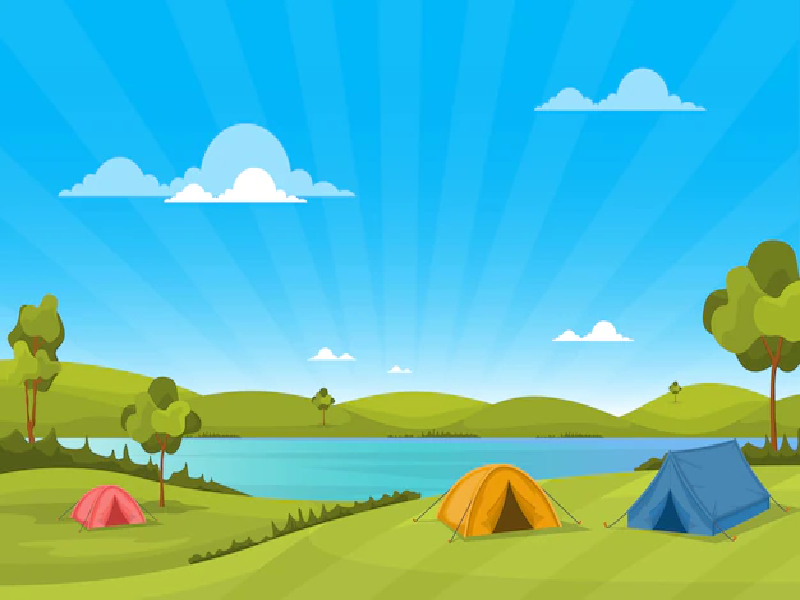
#> input picture gnd.png, 800 x 600 px, given in place of the camera
$ python main_cv.py
#> lines starting #> are read from the running program, lines starting #| are printed output that depends on the picture; after the words box and inside, x2 and y2 are one past the last pixel; in counts of white or black regions, pixels touching at a corner belong together
import cv2
import numpy as np

cam = cv2.VideoCapture(0)


def nothing(yee):
    pass


cv2.namedWindow("Colour picker")
cv2.createTrackbar("A", "Colour picker", 0, 180, nothing)
cv2.createTrackbar("B", "Colour picker", 0, 255, nothing)
cv2.createTrackbar("C", "Colour picker", 120, 255, nothing)
cv2.createTrackbar("D", "Colour picker", 14, 180, nothing)
cv2.createTrackbar("E", "Colour picker", 255, 255, nothing)
cv2.createTrackbar("F", "Colour picker", 172, 255, nothing)

while True:
    _, frame = cam.read()
#> frame is the input picture: shape (600, 800, 3); mean B, G, R 185.5, 188.4, 92.5

    a = cv2.getTrackbarPos("A", "Colour picker")
    b = cv2.getTrackbarPos("B", "Colour picker")
    c = cv2.getTrackbarPos("C", "Colour picker")
    d = cv2.getTrackbarPos("D", "Colour picker")
    e = cv2.getTrackbarPos("E", "Colour picker")
    f = cv2.getTrackbarPos("F", "Colour picker")

    hsv = cv2.cvtColor(frame, cv2.COLOR_BGR2HSV)
#> hsv: shape (600, 800, 3); mean H, S, V 77.7, 187.1, 223.6
    lower_red = np.array([a, b, c])
    upper_red = np.array([d, e, f])

    mask = cv2.inRange(hsv, lower_red, upper_red)
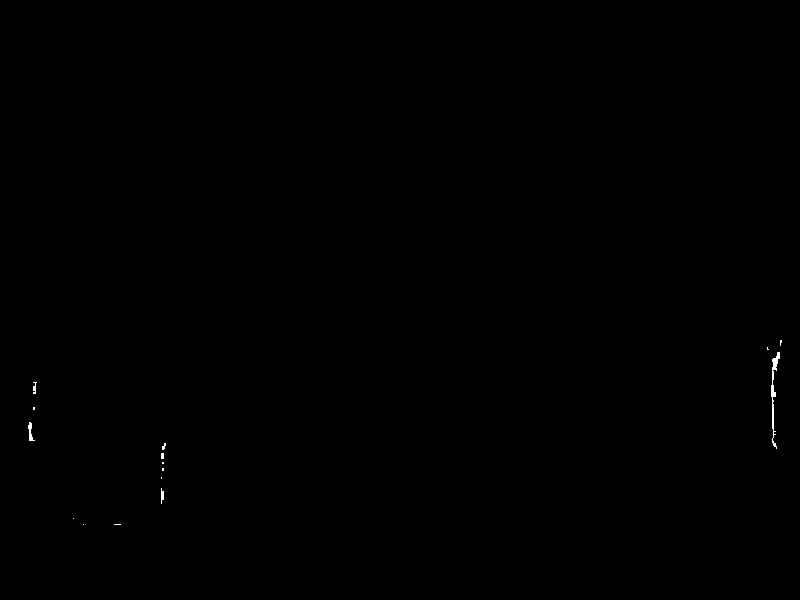
#> mask: shape (600, 800); 0.09% white; 15 white regions (11 under 20 px), largest, box (x1, y1, x2, y2) and area: (771, 352, 780, 449) 245, (28, 422, 35, 441) 61, (161, 488, 164, 504) 34, (33, 382, 37, 394) 29
    kernel = np.ones((5, 5), np.uint8)
    mask = cv2.erode(mask, kernel)
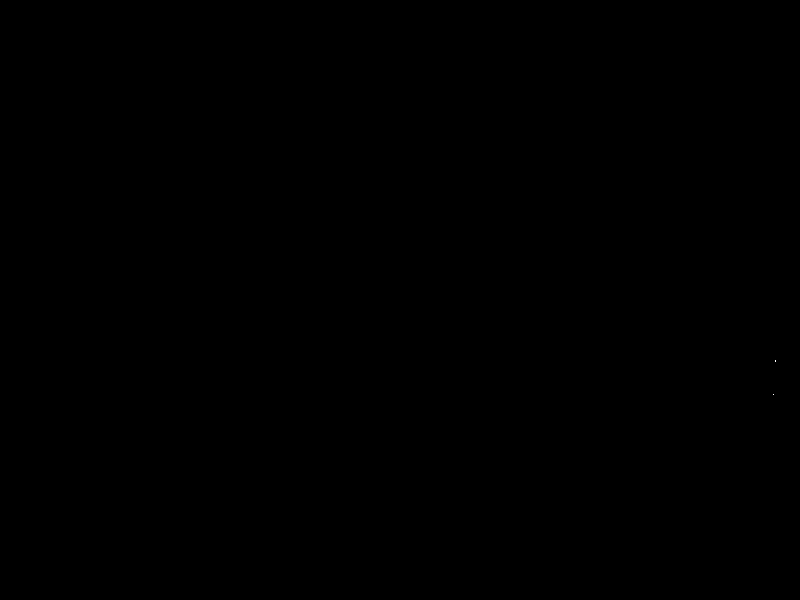
#> mask: shape (600, 800); 0% white in thin lines or dots, all inside (x1, y1, x2, y2) = (773, 360, 776, 395)

    contours, _ = cv2.findContours(mask, cv2.RETR_TREE, cv2.CHAIN_APPROX_SIMPLE)
#> contours = 2 contours, all with area under 20

    for cnt in contours:
        area = cv2.contourArea(cnt)
        approx = cv2.approxPolyDP(cnt, 0.02 * cv2.arcLength(cnt, True), True)

        x = approx.ravel()[0]
        y = approx.ravel()[1]
        if area > 400:
            cv2.drawContours(frame, [cnt], 0, (0, 0, 0), 3)
            if len(approx) == 4:
                move = 'left'
                cv2.putText(frame, "Rectangle", (x, y), cv2.FONT_HERSHEY_PLAIN, 1, 0)
            elif len(approx) == 3:
                move = 'right'
                cv2.putText(frame, "Triangle", (x, y), cv2.FONT_HERSHEY_PLAIN, 1, 0)
#> this loop made 2 passes
#> (area, x, y) on pass 1: (0, 773, 394)
#> (area, approx, x, y) on pass 2: (0, [[775, 360], [775, 361]], 775, 360)

    cv2.imshow("Frame", frame)
    cv2.imshow("Mask", mask)
    if cv2.waitKey(1) == ord('q'):
#> (key q is pressed here)
        break
cam.release()
cv2.destroyAllWindows()
